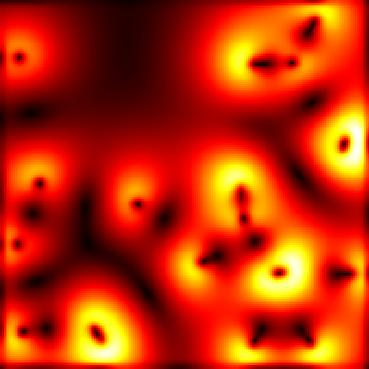
#> input picture Solar Cell Efficiency/Solar_Cell_Images/gradientmap.jpg, 369 x 369 px; its folder holds 4 pictures in this run
$ python solarcell.py
#> lines starting #> are read from the running program, lines starting #| are printed output that depends on the picture; long printed decimals are rounded
'''
Solar Cell Heat Map Analysis
Samuel Baldwin
'''
import os
import numpy as np
import pandas as pd
from PIL import Image, ImageDraw
from sklearn.cluster import KMeans


IMAGE_FOLDER = 'Solar_Cell_Images'
FACTOR = 3

def get_filenames(dirname, ext = ".jpg"):
    '''
    Given a directory name, return the full path and name for every
    non directory file in the directory as a list of strings.
    '''
    filenames = []
    files = os.listdir(dirname)
    for file in files:
        if not os.path.isdir(file) and file.endswith(ext):
            filenames.append(dirname + "/" + file)
    return filenames

def read_image(image_path):
    '''
    Given an image path, read in the image, then create a dataframe
    with pixel coordinates and the coordinates given pixel color
    Everything can be factored by FACTOR, which can be changed manually,
    this is to reduce stress on computer and only iterate through some
    pixels.
    Return the dataframe, total coordinates, and width and heigth of image.
    '''
    # Get RGB values
    image = Image.open(image_path)
    width, height = image.size
    pixel_colors = []
    for y in range(int(height/FACTOR)):
        for x in range(int(width/FACTOR)):
            pixel_color = image.getpixel((FACTOR*x, FACTOR*y))
            pixel_colors.append(pixel_color)
    # Create coordinate dataframe
    width_div = width - (width % FACTOR)
    height_div = height - (height % FACTOR)
    y_cords = []
    for i in range(0, height_div, FACTOR):
        for j in range(0, width_div, FACTOR):
            y_cords.append(i)

    x_cords = []
    for i in range(0, height_div, FACTOR):
        for j in range(0, width_div, FACTOR):
            x_cords.append(j)

    coordinate_df = pd.DataFrame({'x': x_cords, 'y': y_cords})
    # Turn RGB values into dataframe and combine with coordinate df
    rgb_df = pd.DataFrame({'rgb': pixel_colors})
    merged_df = pd.merge(coordinate_df, rgb_df,
                         left_index=True, right_index=True)
    return merged_df, len(pixel_colors), width, height

'''
def rgb_to_indexed_color(image, num_colors=256):
    image[['R', 'G', 'B']] = pd.DataFrame(image['rgb'].tolist(), index=image.index)
    rgb_df = image[['R', 'G', 'B']]
    kmeans = KMeans(n_clusters=num_colors)
    kmeans.fit(rgb_df)
    centroids = kmeans.cluster_centers_.astype(int)
    color_palette = [tuple(color) for color in centroids]
    #indexed_img_array = np.array([find_nearest_color(pixel, centroids) for pixel in rgb_df])
    #indexed_img_array = indexed_img_array.reshape(rgb_df.shape[:2])
    #indexed_image = Image.fromarray(indexed_img_array.astype('uint8'))
    print(centroids, color_palette)
    return #indexed_image, color_palette

def find_nearest_color(pixel, centroids):
    distances = np.sqrt(np.sum((centroids - pixel)**2, axis=1))
    nearest_color_index = np.argmin(distances)
    return centroids[nearest_color_index]
'''

def calculate_intensity(df):
    '''
    Given a dataframe with columns R, G, and B (rgb color values) convert
    to grayscale, and calculate the grayscale intensity as well
    as the normalized intensity values for each pixel.
    Return the original dataframe, with the grayscale intensity and
    normalized intensity added.
    '''
    # Convert RGB to grayscale intensity
    df[['R', 'G', 'B']] = pd.DataFrame(df['rgb'].tolist(), index=df.index)
    df.drop('rgb', axis=1, inplace=True)
    grayscale_intensity = 0.299 * df['R'] + 0.587 * df['G'] + 0.114 * df['B']


    # Normalize intensity to range [0, 1]
    max_intensity = grayscale_intensity.max()
    min_intensity = grayscale_intensity.min()
    normalized_intensity = ((grayscale_intensity - min_intensity) /
                            (max_intensity - min_intensity))

    # Calculate additional statistics
    mean_intensity = normalized_intensity.mean()
    median_intensity = normalized_intensity.median()
    std_intensity = normalized_intensity.std()

    # Name dataframes and merge
    result_df = pd.concat([df, grayscale_intensity,
                           normalized_intensity], axis=1)
    result_df.columns = ['x', 'y', 'R', 'G', 'B', 'Grayscale', 'Normalized']
    return result_df


def find_outliers(df, column_name, percentile = 95):
    '''
    Given a dataframe and a column name, find the values in the column
    that are either in the top percentile from a given value (or automatically
    95) or bottom percentile.
    Return a new dataframe with all of the same data from the original
    dataframe, but only for the points that are considered outliers.
    '''
    percentile = percentile / 100
    bottom_percentile = df[column_name].quantile((1-percentile))
    top_percentile = df[column_name].quantile(percentile)
    outliers_df = df[(df[column_name] < bottom_percentile) | (df[column_name] > top_percentile)]
    return outliers_df

def change_pixel_color(image_path, df, image_name = 'output_image'):
    '''
    Given an image path and a dataframe of outliers and their coordinates,
    color in the outlier points to highlight them.
    Save the image to the project images folder.
    Return nothing.
    '''
    coordinates = list(zip(df['x'], df['y']))
    img = Image.open(image_path)
    # Create a drawing context
    draw = ImageDraw.Draw(img)

    color = (0, 0, 255)
    for coord in coordinates:
        draw.point(coord, fill = color)
    folder_path = "Solar_Cell_Images"
    img.save(folder_path + "/" + image_name)

def create_outlier_image(image_file):
    '''
    Combine functionality of all other functions that when given an image file,
    create a dataframe with coordinates, find intensity of the grayscale
    of the pixels in the image, and highlight the outliers by coordinate
    in a copy of the original image.
    Return the image intensity dataframe and save the new image.
    '''
    image = read_image(image_file)
    image_df = image[0]
    image_intensity = calculate_intensity(image_df)
    image_outliers = find_outliers(image_intensity, 'Grayscale', 97.5)

    image_name = image_file.split("/")[-1]
    new_image_name = "highlighted_" + image_name
    change_pixel_color(image_file, image_outliers, new_image_name)
    return image_intensity


def column_correlation(df1, df2, column_name):
    '''
    Given two dataframes that share a column, and the name of the column
    Run a correlation between the two columns in the dataframes.
    Return the correlation.
    '''
    column1 = df1[column_name]
    column2 = df2[column_name]
    correlation = column1.corr(column2)
    return correlation


def main():
    image_files = get_filenames(IMAGE_FOLDER)
    print(image_files)
    image1_intensity = create_outlier_image(image_files[0])
#> in read_image, image is the input picture: PIL image 369x369 RGB; mean R, G, B 190.1, 46, 4.5
#> after the loop in read_image, `for y in range(int(height/FACTOR)):`: pixel_colors = 15129 items, first 6: (49, 0, 0), (50, 0, 0), (53, 0, 0), (55, 1, 0), (55, 2, 0), (55, 2, 0)
#> in read_image, `rgb_df = pd.DataFrame({'rgb': pixel_colors})`: rgb_df = table of 15129 rows and 1 columns
#> in read_image, `merged_df = pd.merge(coordinate_df, rgb_df, left_index=True, right_ind..`: merged_df = table of 15129 rows and 3 columns
#> in create_outlier_image, `image_intensity = calculate_intensity(image_df)`: image_intensity = table of 15129 rows and 7 columns
#> in create_outlier_image, `image_outliers = find_outliers(image_intensity, 'Grayscale', 97.5)`: image_outliers = table of 757 rows and 7 columns
#> in change_pixel_color, `img.save(folder_path + "/" + image_name)`:
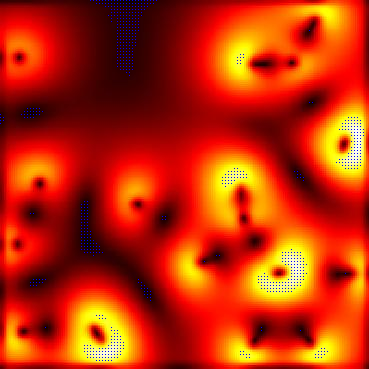
#> saved as highlighted_gradientmap.jpg: PIL image 369x369 RGB; mean R, G, B 189.3, 45.3, 5.6
#> image1_intensity = table of 15129 rows and 7 columns
    image2_intensity = create_outlier_image(image_files[1])
#> call 2 of read_image, with image_path = 'Solar_Cell_Images/heatmap.jpg'
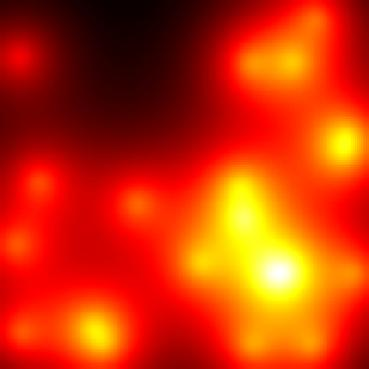
#> input picture Solar Cell Efficiency/Solar_Cell_Images/heatmap.jpg, 369 x 369 px
#> in read_image, image is the input picture: PIL image 369x369 RGB; mean R, G, B 202.4, 50.2, 2.9
#> after the loop in read_image (call 2), `for y in range(int(height/FACTOR)):`: pixel_colors = 15129 items, first 6: (49, 1, 0), (49, 1, 0), (50, 0, 0), (52, 1, 0), (54, 0, 0), (54, 0, 0)
#> call 2 of change_pixel_color, with image_path = 'Solar_Cell_Images/heatmap.jpg', image_name = 'highlighted_heatmap.jpg'
#> in change_pixel_color (call 2), `img.save(folder_path + "/" + image_name)`:
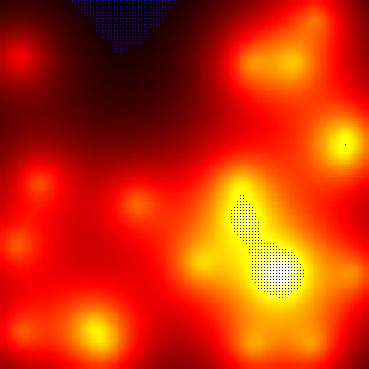
#> saved as highlighted_heatmap.jpg: PIL image 369x369 RGB; mean R, G, B 201.7, 49.5, 4.1
#> image2_intensity = table of 15129 rows and 7 columns

    images_corr = column_correlation(image1_intensity, image2_intensity, 'Grayscale')
#> images_corr = 0.59
    print(images_corr)
#| 0.5899


if __name__ == "__main__":
    main()
